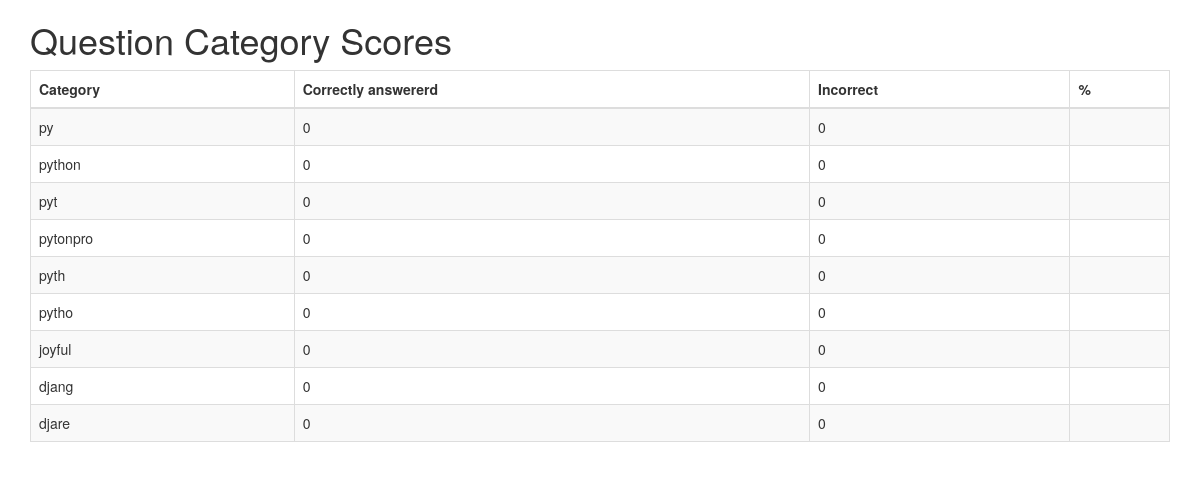
The page /mahi/progress/ (signed in) on the database its author committed.
### quiz/models.py (models this page shows, shortened)
@python_2_unicode_compatible
class Category(models.Model):
    category = models.CharField(
        verbose_name=_("Category"),
        max_length=250, blank=True,
        unique=True, null=True)
    objects = CategoryManager()
    class Meta:
        verbose_name = _("Category")
        verbose_name_plural = _("Categories")

### quiz/views.py (the view)
class QuizUserProgressView(TemplateView):
    template_name = 'progress.html'
    @method_decorator(login_required)
    def dispatch(self, request, *args, **kwargs):
        return super(QuizUserProgressView, self)\
            .dispatch(request, *args, **kwargs)
    def get_context_data(self, **kwargs):
        context = super(QuizUserProgressView, self).get_context_data(**kwargs)
        progress, c = Progress.objects.get_or_create(user=self.request.user)
        context['cat_scores'] = progress.list_all_cat_scores
        context['exams'] = progress.show_exams()
        return context

### quiz/models.py (called while the page is built)
    def show_exams(self):
        return Sitting.objects.filter(user=self.user, complete=True)

### quiz/templates/progress.html (shortened to what this page needs)
{% extends "base.html" %}
{% load i18n %}
{% load quiz_tags %}
{% block content %}
  {% if cat_scores %}
  <h1>{% trans "Question Category Scores" %}</h1>
  <table class="table table-bordered table-striped">
	<thead>
	  <tr>
		<th>{% trans "Category" %}</th>
		<th>{% trans "Correctly answererd" %}</th>
		<th>{% trans "Incorrect" %}</th>
		<th>%</th>
	  </tr>
	</thead>
	<tbody>
	  {% for cat, value in cat_scores.items %}
	  <tr>
		<td>{{ cat }}</td>
		<td>{{ value.0 }}</td>
		<td>{{ value.1 }}</td>
		<td>{{ value.2 }}</td>
	  </tr>
	  {% endfor %}
	</tbody>
  </table>
  {% endif %}
{% endblock %}

### quiz/templates/base.html (shortened to what this page needs)
{% load i18n %}
<!DOCTYPE html>
<html xmlns:fb="http://www.facebook.com/2008/fbml" xmlns="http://www.w3.org/1999/xhtml" xml:lang="en" lang="en" dir="ltr">
<head>
<link rel="stylesheet" href="http://netdna.bootstrapcdn.com/bootstrap/3.1.1/css/bootstrap.min.css">
</head>
<body>
<div class="container">
{% block content %}
{% endblock %}
</div>
</body>
</html>

### rows shown on the page
Category: cat_scores "py"
Category: cat_scores "python"
Category: cat_scores "pyt"
Category: cat_scores "pytonpro"
Category: cat_scores "pyth"
Category: cat_scores "pytho"
Category: cat_scores "joyful"
Category: cat_scores "djang"
Category: cat_scores "djare"

### other values the page prints
{{ value.0 }} "0" "0" "0" "0" "0" "0" "0" "0" "0"
{{ value.1 }} "0" "0" "0" "0" "0" "0" "0" "0" "0"
